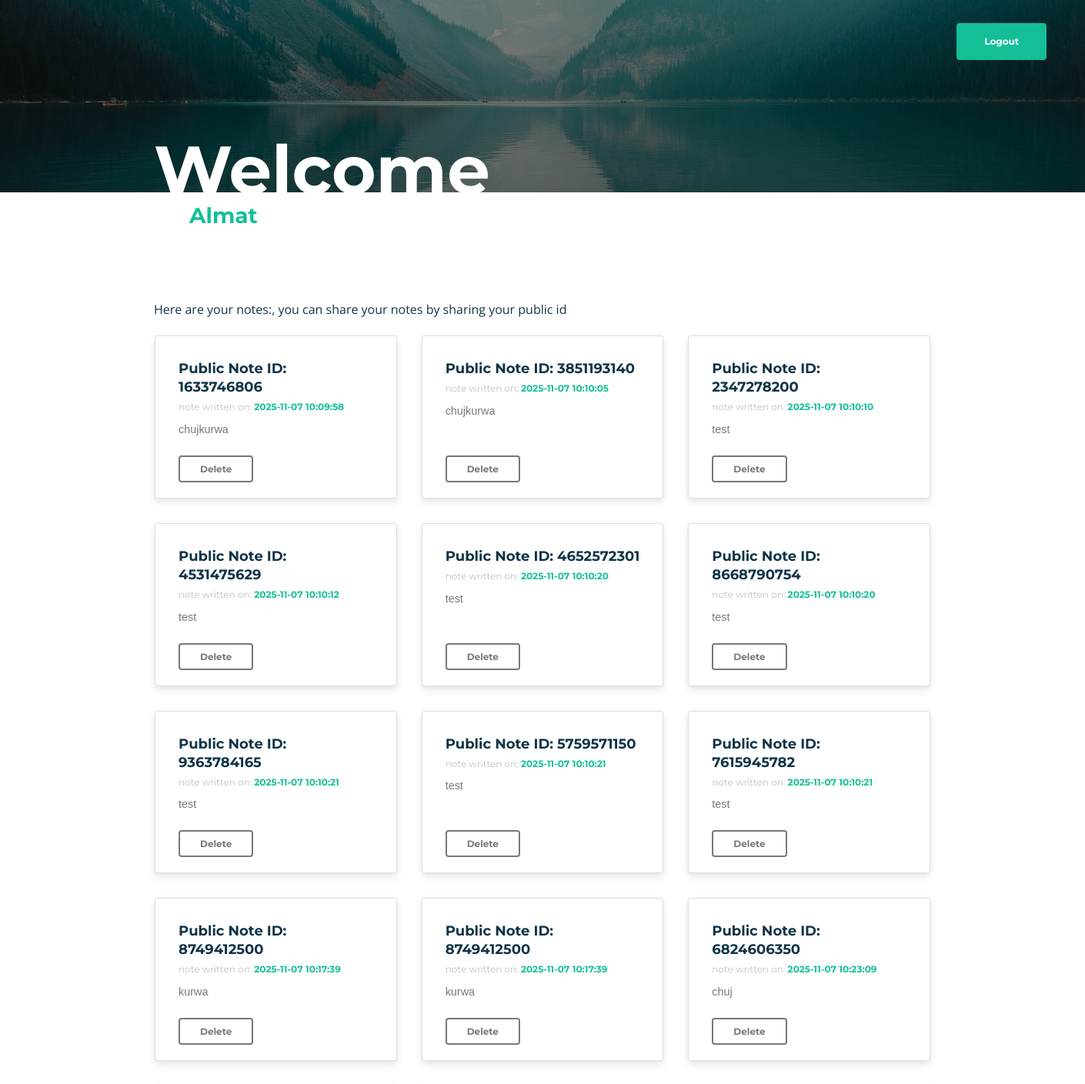
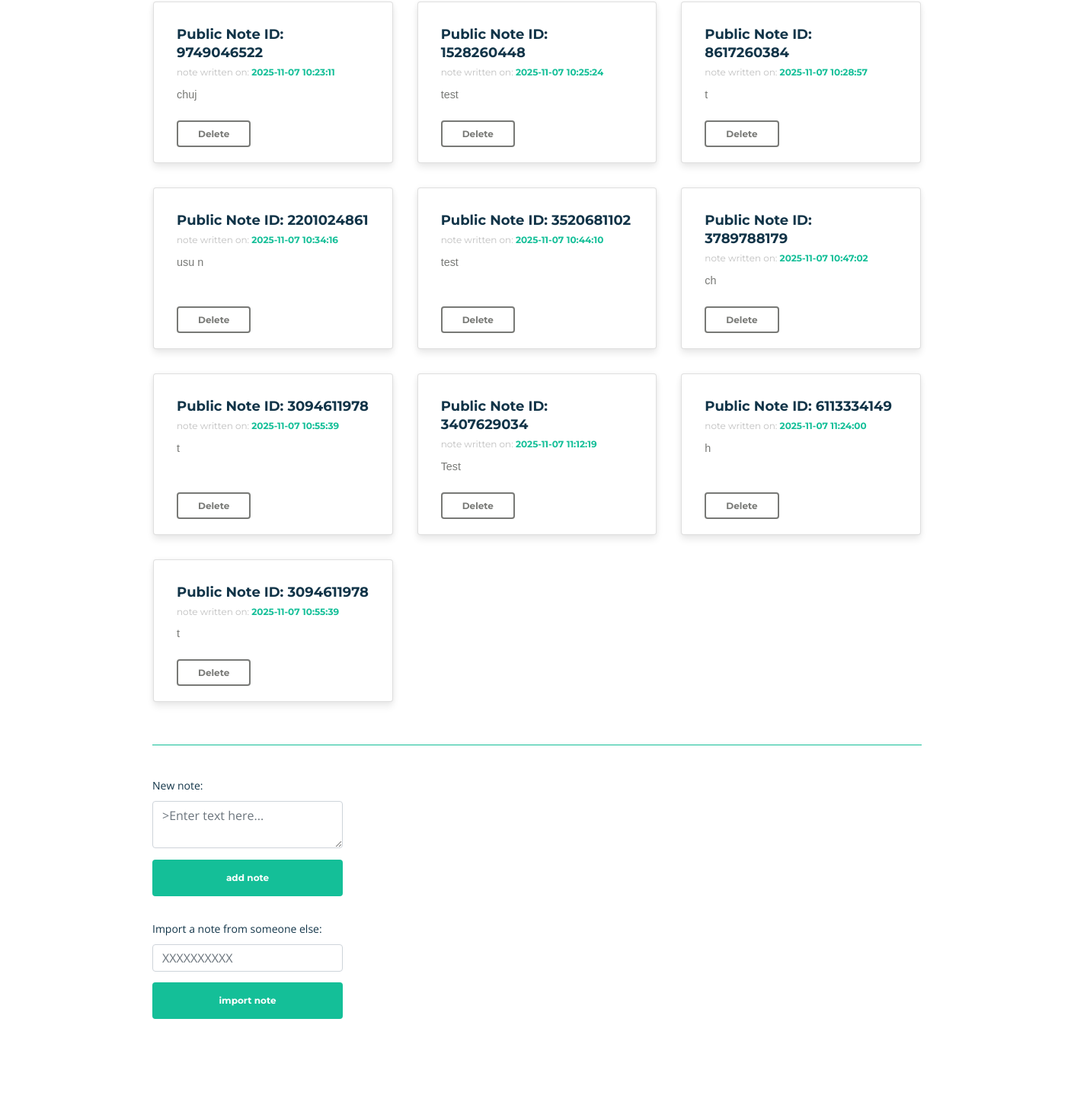
/notes/ (signed in), run on the app's committed database (2 pictures, top to bottom).
### tables this page shows
CREATE TABLE notes
                    (
                        id          INTEGER PRIMARY KEY AUTOINCREMENT,
                        assocUser   INTEGER  NOT NULL,
                        dateWritten DATETIME NOT NULL,
                        note        TEXT     NOT NULL,
                        publicID    INTEGER  NOT NULL
                    );

### MySecretNotes/app.py (the view, shortened to what this page needs)
@app.route("/notes/", methods=('GET', 'POST'))
@login_required
@limiter.limit("30 per minute")
def notes():
    importerror = ""
    MAX_NOTE_LENGTH = 500
    notes = []
    try:
        db = connect_db()
        c = db.cursor()
        c.execute("SELECT * FROM notes WHERE assocUser = ?", (session['userid'],))
        notes = c.fetchall()
    except Exception as e:
        importerror = "Could not retrieve notes due to a server error."
    finally:
        if 'db' in locals():
            db.close()
    return render_template('notes.html', notes=notes, importerror=importerror)

### MySecretNotes/app.py (called while the page is built)
def connect_db():
    return sqlite3.connect(app.database)

def login_required(view):
    @functools.wraps(view)
    def wrapped_view(**kwargs):
        if not session.get('logged_in'):
            return redirect(url_for('login'))
        return view(**kwargs)
    return wrapped_view

@app.after_request
def set_security_headers(response):
    response.headers['X-Frame-Options'] = 'DENY'
    response.headers['Content-Security-Policy'] = "frame-ancestors 'none';"
    return response

### MySecretNotes/templates/notes.html (shortened to what this page needs)
<!DOCTYPE html>
<html>
    <head>
        <link href={{ url_for('static',filename='css/bootstrap.css') }} rel="stylesheet">
        <link href={{ url_for('static',filename='css/fontawesome-all.css') }} rel="stylesheet">
        <link href={{ url_for('static',filename='css/swiper.css') }} rel="stylesheet">
        <link href={{ url_for('static',filename='css/magnific-popup.css') }} rel="stylesheet">
        <link href={{ url_for('static',filename='css/styles.css') }} rel="stylesheet">
    </head>
    <body style="background-color:#fff;">
      <section class="notes__background-image">
        <a href="/logout/" class="notes__logout btn-solid-lg">Logout</a>
        <article class="notes__background-title-container">
          <h1 class="notes__title">Welcome</h1>
          <h2 class="notes__title-user">{{session['username'] | e }}</h2>
        </article>
      </section>
      <section class="notes__body-content notes__body-top-padding">
        <p class="notes__text">Here are your notes:, you can share your notes by sharing your public id</p>
        <ul class="notes__item-container">
            {% for note in notes %}
              {% include "note.html" %}
            {% endfor %}
        </ul>
      </section>
      <section class="notes__body-content notes__body-bottom-padding">
        <div class="notes__body-top-border"></div>
        <form action="" method="post" class="notes__input-wrapper">
            <div class="notes__input-container">
              <label for="note">New note:</label>
              <textarea name="noteinput" placeholder=">Enter text here..." class="textfield form-control">{{ request.form.noteinput | e}}</textarea><br>
            </div>
            <input class="btn-solid-lg notes__input-margin-top" type="submit" name="submit_button" value="add note">
        </form>
        <form action="" method="post" class="notes__input-wrapper">
            <div class="notes__input-container">
              <label for="note">Import a note from someone else:</label>
              <input class="form-control notes__input__no-margin" type="text" placeholder="XXXXXXXXXX" name="noteid" value={{request.form.noteid}}>
            </div>
            <input class="btn-solid-lg notes__input-margin-top" type="submit" name="submit_button" value="import note">
        </form>
      </section>
    </body>
</html>

### MySecretNotes/templates/note.html
<li class="card notes__card-wrapper">
  <div class="card-body notes__card-body">
    <h5 class="card-title notes__card-title">
      Public Note ID: {{note[4] | e}}
    </h5>
    <h6 class="card-subtitle mb-2 notes__card-subtitle">
      note written on:
      <span class="notes__card-subtitle--date">{{ note[2] }}</span>
    </h6>
    <p class="card-text">{{ note[3] | e}}</p>
    <button href="#" class="card-link card-delete-button btn-outline-sm">
      Delete
    </button>
  </div>
</li>

### MySecretNotes/static/css/styles.css (style rules this page uses)
body, html { width: 100%; height: 100%; }
body, p { color: #787976; font: 400 1rem/1.5625rem "Open Sans", sans-serif; }
h1 { color: #484a46; font: 700 2.5rem/3rem "Montserrat", sans-serif; }
h2 { color: #484a46; font: 700 1.75rem/2.125rem "Montserrat", sans-serif; }
h5 { color: #484a46; font: 700 1.125rem/1.5rem "Montserrat", sans-serif; }
h6 { color: #484a46; font: 700 1rem/1.375rem "Montserrat", sans-serif; }
a { color: #787976; text-decoration: underline; }
.btn-solid-lg { display: inline-block; padding: 1.375rem 2.125rem 1.375rem 2.125rem; border: 0.125rem solid #14bf98; border-radius: 0.25rem; background-color: #14bf98; color: #fff; font: 700 0.75rem/0 "Montserrat", sans-serif; text-decoration: none; transition: all 0.2s; }
.btn-outline-sm { display: inline-block; padding: 1rem 1.625rem 0.9375rem 1.625rem; border: 0.125rem solid #787976; border-radius: 0.25rem; background-color: transparent; color: #787976; font: 700 0.75rem/0 "Montserrat", sans-serif; text-decoration: none; transition: all 0.2s; }

### MySecretNotes/templates/notes.html (style rules this page uses)
* { margin:0; padding:0; }
body { font-family:arial,sans-serif; font-size:100%; margin:3em; background-color:#fff; color:#fff; }
h2,p { font-size:100%; font-weight:normal; }
ul,li { list-style:none; }
ul { overflow:hidden; padding:0; }
p, label { color: #113448; }
ul li { margin:1em; float:left; }
ul li p { font-family:"Reenie Beanie",arial,sans-serif; font-size:90%; word-break:break-all; }
ol, ul, dl { margin-bottom: 0!important; }
.textfield { width: 100%; max-width: 250px!important; height: 50px; margin-bottom: -24px; }
.notes__background-image { background: linear-gradient(rgba(0, 0, 0, 0.3), rgba(0, 0, 0, 0.5)), url('/static/images/header-background.jpg') center center no-repeat; background-size: cover; background-position-y: 0%; height: 250px; }
.notes__body-content { background-color: #fff; padding: 0 200px; }
.notes__body-top-padding { padding-top: 140px; }
.notes__body-bottom-padding { padding-bottom: 100px; }
.notes__body-top-border { margin-top: 40px; padding-top: 40px; border-top: 1px solid #14bf98; }
.notes__logout { position: absolute; right: 50px; top: 30px; }
.notes__title-user { color: #14bf98; text-transform: capitalize; margin-left: 25px; position: absolute; top: 263px; left: 221px; }
.notes__title { color: #fff; font-size: 5.5rem; position: absolute; top: 197px; width: 100%; left: 200px; }
.notes__text { margin-left: 0; margin-bottom: 5px; color: #113448; }
.notes__item-container { display: flex; flex-wrap: wrap; padding-top: 0; margin: 0 -15px; }
.card-delete-button { position: absolute; bottom: 20px; }
.notes__card-body { padding-bottom: 50px!important; }
.notes__card-wrapper { width: calc((100%/3) - 32px); }
.notes__input-wrapper { margin-bottom: 30px; }
.notes__input-container { display: flex; flex-direction: column; }
.notes__input-container label { font-size: 14px; }
.notes__input-wrapper input { height: 100%; width: 100%; max-width: 250px; }
.notes__input-margin-top { margin-top: 14px; }
.card { border-radius: 4px; background: #fff; box-shadow: 0 6px 10px rgba(0,0,0,.08), 0 0 6px rgba(0,0,0,.05); transition: .3s transform cubic-bezier(.155,1.105,.295,1.12),.3s box-shadow,.3s -webkit-transform cubic-bezier(.155,1.105,.295,1.12); padding: 10px; cursor: pointer; }
.notes__card-title { color: #113448; }
.notes__card-subtitle { font-size: 12px; line-height: 1.4; color: silver; font-weight: 400; }
.notes__card-subtitle--date { font-weight: 700; color:#14bf98 }

### data on the page
notes: publicID "1633746806", dateWritten "2025-11-07 10:09:58", note "chujkurwa"
notes: publicID "3851193140", dateWritten "2025-11-07 10:10:05", note "chujkurwa"
notes: publicID "2347278200", dateWritten "2025-11-07 10:10:10", note "test"
notes: publicID "4531475629", dateWritten "2025-11-07 10:10:12", note "test"
notes: publicID "4652572301", dateWritten "2025-11-07 10:10:20", note "test"
notes: publicID "8668790754", dateWritten "2025-11-07 10:10:20", note "test"
notes: publicID "9363784165", dateWritten "2025-11-07 10:10:21", note "test"
notes: publicID "5759571150", dateWritten "2025-11-07 10:10:21", note "test"
notes: publicID "7615945782", dateWritten "2025-11-07 10:10:21", note "test"
notes: publicID "8749412500", dateWritten "2025-11-07 10:17:39", note "kurwa"
notes: publicID "8749412500", dateWritten "2025-11-07 10:17:39", note "kurwa"
notes: publicID "6824606350", dateWritten "2025-11-07 10:23:09", note "chuj"
notes: publicID "9749046522", dateWritten "2025-11-07 10:23:11", note "chuj"
notes: publicID "1528260448", dateWritten "2025-11-07 10:25:24", note "test"
notes: publicID "8617260384", dateWritten "2025-11-07 10:28:57", note "t"
notes: publicID "2201024861", dateWritten "2025-11-07 10:34:16", note "usu n"
notes: publicID "3520681102", dateWritten "2025-11-07 10:44:10", note "test"
notes: publicID "3789788179", dateWritten "2025-11-07 10:47:02", note "ch"
notes: publicID "3094611978", dateWritten "2025-11-07 10:55:39", note "t"
notes: publicID "3407629034", dateWritten "2025-11-07 11:12:19", note "Test"
notes: publicID "6113334149", dateWritten "2025-11-07 11:24:00", note "h"
notes: publicID "3094611978", dateWritten "2025-11-07 10:55:39", note "t"

### other printed values
{{ session['username'] | e }} "Almat"
